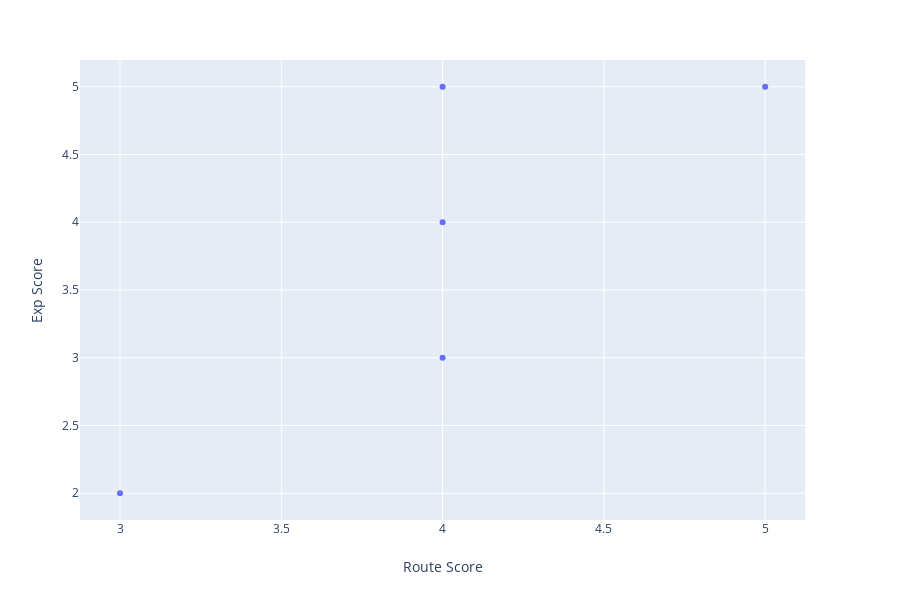

Source (notebook cell):
### Code cell
# Route - Exp score scatter
f = px.scatter(feedback, x="Route Score", y="Exp Score",\
               hover_data = ['Guide Name'])
f.show()

### Figure 1 — Plotly figure (JSON) as saved in the notebook; plotly's stock layout.template omitted (floating-point values rounded to 4 significant figures)
{"data": [{"customdata": [["Lauren Gold"], ["Andrew Bowen"], ["Emily Coffee"], ["Lauren Gold"], ["andrew bowen"]], "hoverlabel": {"namelength": 0}, "hovertemplate": "Route Score=%{x}<br>Exp Score=%{y}<br>Guide Name=%{customdata[0]}", "legendgroup": "", "marker": {"color": "#636efa", "symbol": "circle"}, "mode": "markers", "name": "", "showlegend": false, "type": "scatter", "x": [5, 4, 4, 4, 3], "xaxis": "x", "y": [5, 3, 5, 4, 2], "yaxis": "y"}], "layout": {"height": 600, "legend": {"tracegroupgap": 0}, "margin": {"t": 60}, "xaxis": {"anchor": "y", "domain": [0, 0.98], "title": {"text": "Route Score"}}, "yaxis": {"anchor": "x", "domain": [0, 1], "title": {"text": "Exp Score"}}}}
